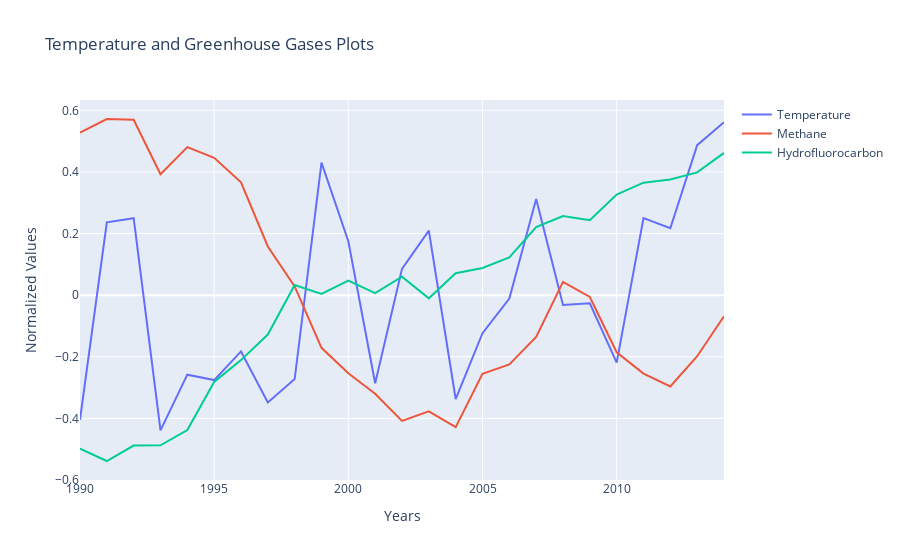

The cell this chart's notebook holds for it:
### Code cell
trace0 = go.Scatter(
    x = part3_norm.index,
    y = part3_norm['temp'],
    mode = 'lines',
    name = 'Temperature'
)

trace3 = go.Scatter(
    x = part3_norm.index,
    y = part3_norm['methane'],
    mode = 'lines',
    name = 'Methane'
)

trace4 = go.Scatter(
    x = part3_norm.index,
    y = part3_norm['hcfc'],
    mode = 'lines',
    name = 'Hydrofluorocarbon'
)

layout = go.Layout(
    title='Temperature and Greenhouse Gases Plots',
    xaxis=dict(
        title='Years',
    ),
    yaxis=dict(
        title='Normalized Values',
    )
)

data = [trace0,trace3,trace4]
fig = go.Figure(data=data, layout=layout)
iplot(fig)
#offline.plot(fig, image_filename='Greenhouse Gases Plots')

### Figure 1 — Plotly figure (JSON) as saved in the notebook; plotly's stock layout.template omitted (floating-point values rounded to 4 significant figures)
{"data": [{"mode": "lines", "name": "Temperature", "type": "scatter", "x": [1990, 1991, 1992, 1993, 1994, 1995, 1996, 1997, 1998, 1999, 2000, 2001, 2002, 2003, 2004, 2005, 2006, 2007, 2008, 2009, 2010, 2011, 2012, 2013, 2014], "y": [-0.4045, 0.2366, 0.25, -0.4387, -0.258, -0.2756, -0.1826, -0.3483, -0.2724, 0.4301, 0.1748, -0.2858, 0.08547, 0.2094, -0.3371, -0.1235, -0.01085, 0.3125, -0.03172, -0.02619, -0.2191, 0.2501, 0.2172, 0.487, 0.5613]}, {"mode": "lines", "name": "Methane", "type": "scatter", "x": [1990, 1991, 1992, 1993, 1994, 1995, 1996, 1997, 1998, 1999, 2000, 2001, 2002, 2003, 2004, 2005, 2006, 2007, 2008, 2009, 2010, 2011, 2012, 2013, 2014], "y": [0.5277, 0.5718, 0.5695, 0.3924, 0.4805, 0.4458, 0.3662, 0.158, 0.02828, -0.1708, -0.2537, -0.3202, -0.4082, -0.3774, -0.4282, -0.2554, -0.2245, -0.1359, 0.04309, -0.005851, -0.1853, -0.2544, -0.2963, -0.1983, -0.06864]}, {"mode": "lines", "name": "Hydrofluorocarbon", "type": "scatter", "x": [1990, 1991, 1992, 1993, 1994, 1995, 1996, 1997, 1998, 1999, 2000, 2001, 2002, 2003, 2004, 2005, 2006, 2007, 2008, 2009, 2010, 2011, 2012, 2013, 2014], "y": [-0.4979, -0.5383, -0.4881, -0.4874, -0.4377, -0.2818, -0.2108, -0.1279, 0.03283, 0.003794, 0.04703, 0.006402, 0.05987, -0.01038, 0.07098, 0.08817, 0.1228, 0.2211, 0.2568, 0.2433, 0.3267, 0.3652, 0.3753, 0.3984, 0.4617]}], "layout": {"title": {"text": "Temperature and Greenhouse Gases Plots"}, "xaxis": {"title": {"text": "Years"}}, "yaxis": {"title": {"text": "Normalized Values"}}}}
